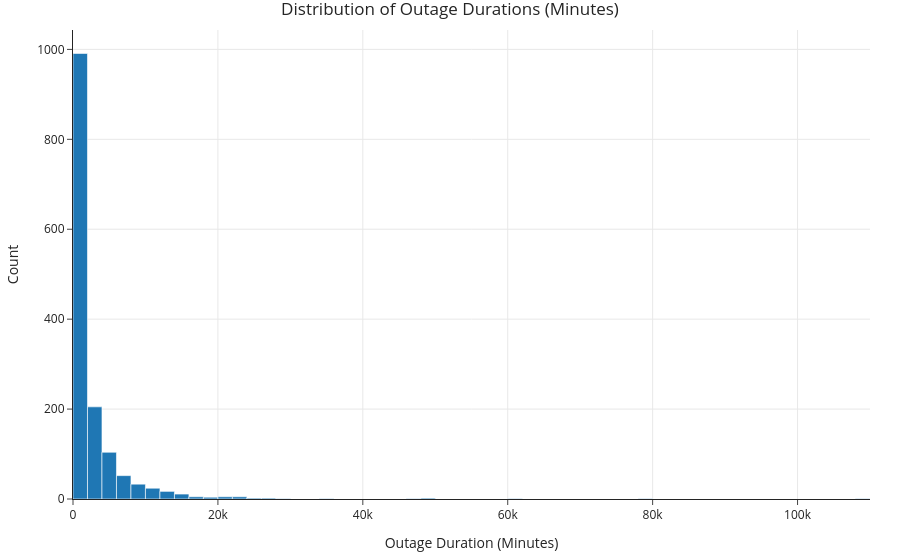
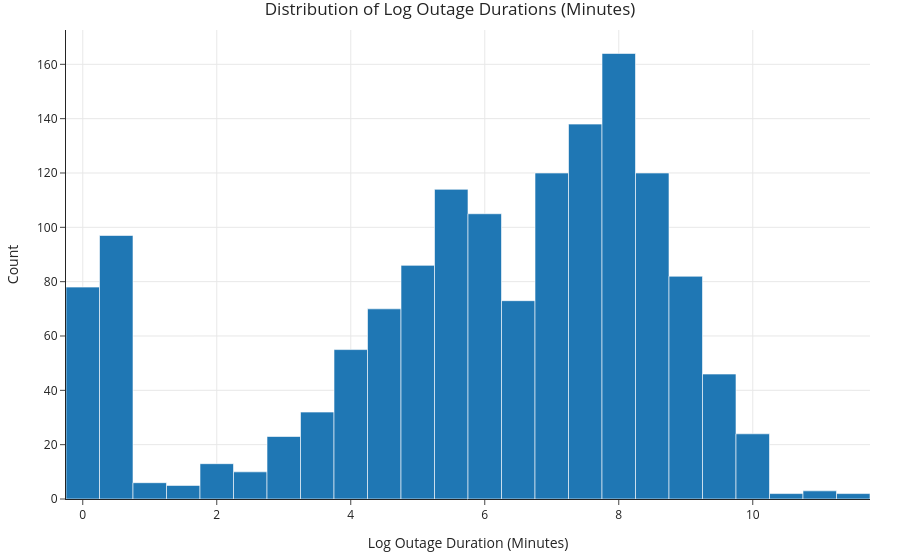

The notebook cell saved with these charts, in order:
### Code cell
# Plot outage duration distribution
fig = px.histogram(df, x='OUTAGE.DURATION', nbins=100, title='Distribution of Outage Durations (Minutes)')
fig.update_layout(xaxis_title='Outage Duration (Minutes)', yaxis_title='Count')
fig.show()

# Plot log outage duration distribution
fig = px.histogram(df, x=np.log1p(df['OUTAGE.DURATION']), nbins=30, title='Distribution of Log Outage Durations (Minutes)')
fig.update_layout(xaxis_title='Log Outage Duration (Minutes)', yaxis_title='Count')
fig.show()

### Figure 1 — Plotly figure (JSON) as saved in the notebook; plotly's stock layout.template omitted (floating-point values rounded to 4 significant figures; data arrays with more than 128 entries replaced by an {"elided": "..."} marker saying what was removed)
{"data": [{"alignmentgroup": "True", "bingroup": "x", "hovertemplate": "OUTAGE.DURATION=%{x}<br>count=%{y}<extra></extra>", "legendgroup": "", "marker": {"color": "#1F77B4", "pattern": {"shape": ""}}, "name": "", "nbinsx": 100, "offsetgroup": "", "orientation": "v", "showlegend": false, "type": "histogram", "x": {"elided": "1526 int values"}, "xaxis": "x", "yaxis": "y"}], "layout": {"barmode": "relative", "legend": {"tracegroupgap": 0}, "title": {"text": "Distribution of Outage Durations (Minutes)"}, "xaxis": {"anchor": "y", "domain": [0, 1], "title": {"text": "Outage Duration (Minutes)"}}, "yaxis": {"anchor": "x", "domain": [0, 1], "title": {"text": "Count"}}}}

### Figure 2 — Plotly figure (JSON) as saved in the notebook; plotly's stock layout.template omitted (floating-point values rounded to 4 significant figures; data arrays with more than 128 entries replaced by an {"elided": "..."} marker saying what was removed)
{"data": [{"alignmentgroup": "True", "bingroup": "x", "hovertemplate": "x=%{x}<br>count=%{y}<extra></extra>", "legendgroup": "", "marker": {"color": "#1F77B4", "pattern": {"shape": ""}}, "name": "", "nbinsx": 30, "offsetgroup": "", "orientation": "v", "showlegend": false, "type": "histogram", "x": {"elided": "1526 float values"}, "xaxis": "x", "yaxis": "y"}], "layout": {"barmode": "relative", "legend": {"tracegroupgap": 0}, "title": {"text": "Distribution of Log Outage Durations (Minutes)"}, "xaxis": {"anchor": "y", "domain": [0, 1], "title": {"text": "Log Outage Duration (Minutes)"}}, "yaxis": {"anchor": "x", "domain": [0, 1], "title": {"text": "Count"}}}}
